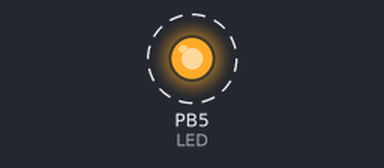
The program below on a simulated ATmega328P, built with avr-gcc and emulated at 16 MHz. Shown: output pins drawn as LEDs (lit = HIGH). Dashed ring = blinking.

Above: at 0.2 s.
Timing chart, 0 to 3.0 s (numbered marks = the images above):
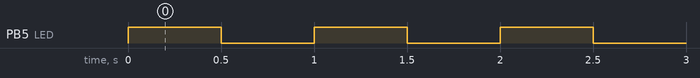

Measured:
- by itself, PB5 (LED): alternates HIGH for 0.50 s and LOW for 0.50 s

The program:

main.c
```c
#include <stdint.h>

#define F_CPU 16000000UL

#define CYCLES_PER_LOOP 10UL

#define DELAY_COUNT (F_CPU / 1000UL / CYCLES_PER_LOOP)

#define DDRB (*(volatile uint8_t*)0x24)

#define LED 5

static inline void delay_ms(uint16_t ms); //static means it only visible in this program only
                                          //inline means suggest the complier to insert the function directly where it calls to stop delays


extern void toggle_led(void); // Declare the assembly function

int main(void) {
    DDRB |= (1 << LED);  // Set PB5 as output

    while (1) {
        toggle_led();        // Call the assembly function
        delay_ms(1000);
    }

}

static inline void delay_ms(uint16_t ms){
    for(uint16_t i = 0; i<ms; i++){
        for(uint16_t j=0; j<DELAY_COUNT; ++j){
            __asm__ __volatile__("nop");
        }
    }
}
```
